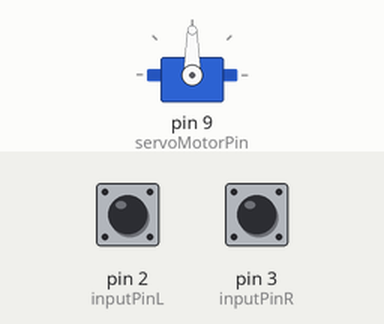
Bench run of a sketch on a simulated Arduino Uno, built with avr-gcc and run on an emulated ATmega328P. Shown: servo. The test bench sets the inputs (shaded band); at power-on: pin 2 (inputPinL) HIGH, pin 3 (inputPinR) HIGH.

Above: at 1.2 s.
1.3 s: pin 2 (inputPinL) pulled LOW for 0.15 s
At 2.1 s:
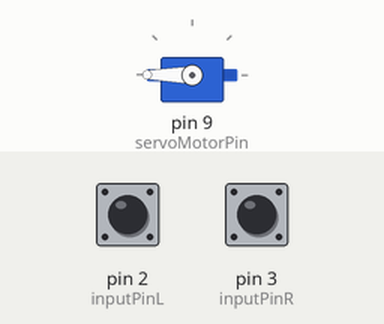
2.9 s: pin 3 (inputPinR) pulled LOW for 0.15 s
At 3.4 s:
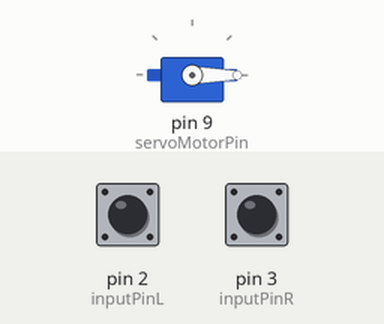
4.5 s: pin 2 (inputPinL) pulled LOW for 1 s
At 5.9 s:
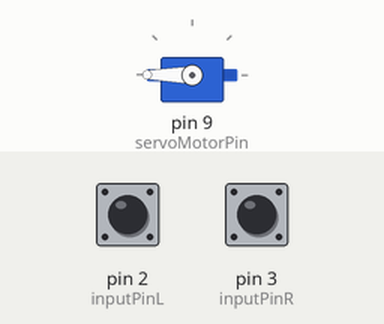
7.0 s: pin 3 (inputPinR) pulled LOW for 1 s
At 7.9 s:
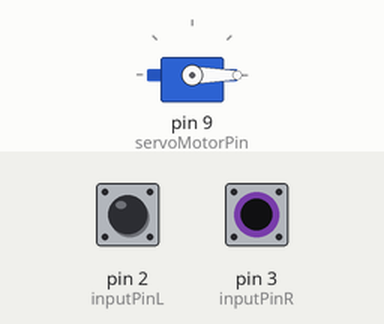
Timing chart, 0 to 10.0 s (numbered marks = the images above; inputs shaded):
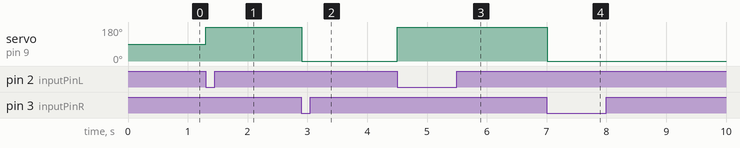

The sketch:

AR16_servo_motor.ino
```cpp
/*
 예제 7.2
 서보모터 구동
*/

// 서보모터 라이브러리 불러오기
#include <Servo.h>

// 서보모터 이름 설정
Servo motor1;
const int inputPinL = 2;
const int inputPinR = 3;

// 서보 모터 신호핀 설정
int servoMotorPin = 9;

boolean left = false;
boolean right = false;

void setup() {

  // 서보모터 설정. 0.6ms 부터 2.4ms 범위로 설정
  motor1.attach(servoMotorPin,600,2400);
  pinMode(inputPinL, INPUT_PULLUP);
  pinMode(inputPinR, INPUT_PULLUP);
  // 시리얼 통신 설정
  Serial.begin(9600);
}

void loop(){
  int left2 = digitalRead(inputPinL);
  int right2 = digitalRead(inputPinR);

 if(right2==LOW) {
  right = true;
  left = false;
 }
 else if(left2==LOW){
  right = false;
  left = true;
 }

 if(right == true) {
  motor1.write(0);
 } else if(left == true) {
  motor1.write(270);
 }
  delay(20);
}
```

Measured:
- after the input at 1.3 s, servo on pin 9 (servoMotorPin): 90° → 180° at once
- after the input at 2.9 s, servo on pin 9 (servoMotorPin): 180° → 0° at once
- after the input at 4.5 s, servo on pin 9 (servoMotorPin): 0° → 180° at once
- after the input at 7.0 s, servo on pin 9 (servoMotorPin): 180° → 0° at once
